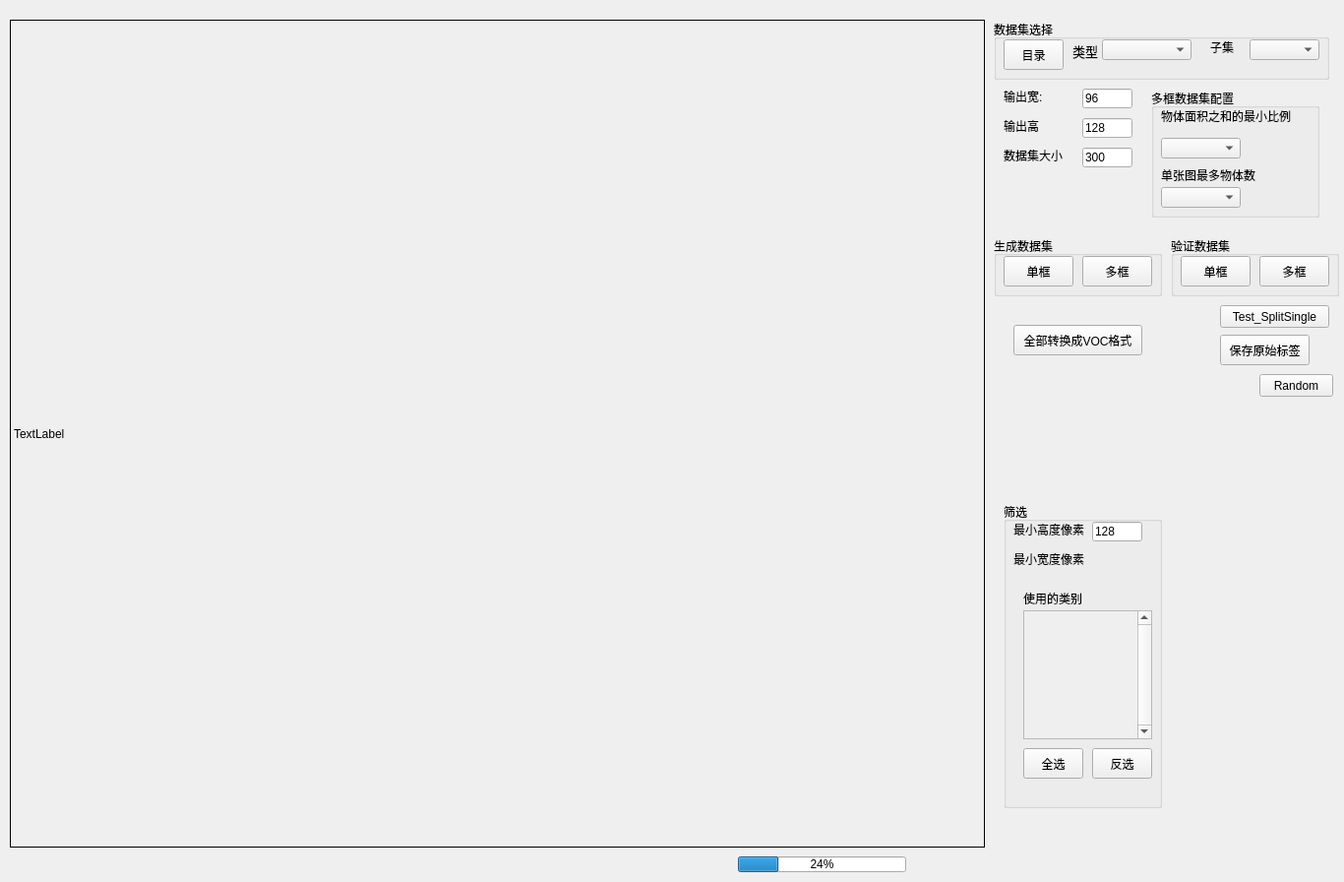
<?xml version="1.0" encoding="UTF-8"?>
<ui version="4.0">
 <class>MainWindow</class>
 <widget class="QMainWindow" name="MainWindow">
  <property name="geometry">
   <rect>
    <x>0</x>
    <y>0</y>
    <width>1366</width>
    <height>896</height>
   </rect>
  </property>
  <property name="minimumSize">
   <size>
    <width>1327</width>
    <height>0</height>
   </size>
  </property>
  <property name="windowTitle">
   <string>数据集化简分割工具</string>
  </property>
  <widget class="QWidget" name="centralwidget">
   <widget class="QLabel" name="lblImg">
    <property name="geometry">
     <rect>
      <x>10</x>
      <y>20</y>
      <width>991</width>
      <height>841</height>
     </rect>
    </property>
    <property name="sizePolicy">
     <sizepolicy hsizetype="Preferred" vsizetype="Expanding">
      <horstretch>0</horstretch>
      <verstretch>0</verstretch>
     </sizepolicy>
    </property>
    <property name="font">
     <font>
      <pointsize>9</pointsize>
     </font>
    </property>
    <property name="frameShape">
     <enum>QFrame::Box</enum>
    </property>
    <property name="text">
     <string>TextLabel</string>
    </property>
   </widget>
   <widget class="QPushButton" name="btnRandom">
    <property name="geometry">
     <rect>
      <x>1280</x>
      <y>380</y>
      <width>75</width>
      <height>23</height>
     </rect>
    </property>
    <property name="font">
     <font>
      <pointsize>9</pointsize>
     </font>
    </property>
    <property name="text">
     <string>Random</string>
    </property>
   </widget>
   <widget class="QPushButton" name="btnSplitSingle">
    <property name="geometry">
     <rect>
      <x>1240</x>
      <y>310</y>
      <width>111</width>
      <height>23</height>
     </rect>
    </property>
    <property name="font">
     <font>
      <pointsize>9</pointsize>
     </font>
    </property>
    <property name="text">
     <string>Test_SplitSingle</string>
    </property>
   </widget>
   <widget class="QLabel" name="label_3">
    <property name="geometry">
     <rect>
      <x>1020</x>
      <y>90</y>
      <width>61</width>
      <height>16</height>
     </rect>
    </property>
    <property name="font">
     <font>
      <pointsize>9</pointsize>
     </font>
    </property>
    <property name="text">
     <string>输出宽:</string>
    </property>
   </widget>
   <widget class="QLineEdit" name="txtOutX">
    <property name="geometry">
     <rect>
      <x>1100</x>
      <y>90</y>
      <width>51</width>
      <height>20</height>
     </rect>
    </property>
    <property name="font">
     <font>
      <pointsize>9</pointsize>
     </font>
    </property>
    <property name="text">
     <string>96</string>
    </property>
   </widget>
   <widget class="QLabel" name="label_4">
    <property name="geometry">
     <rect>
      <x>1020</x>
      <y>120</y>
      <width>61</width>
      <height>16</height>
     </rect>
    </property>
    <property name="font">
     <font>
      <pointsize>9</pointsize>
     </font>
    </property>
    <property name="text">
     <string>输出高</string>
    </property>
   </widget>
   <widget class="QLineEdit" name="txtOutY">
    <property name="geometry">
     <rect>
      <x>1100</x>
      <y>120</y>
      <width>51</width>
      <height>20</height>
     </rect>
    </property>
    <property name="font">
     <font>
      <pointsize>9</pointsize>
     </font>
    </property>
    <property name="text">
     <string>128</string>
    </property>
   </widget>
   <widget class="QLabel" name="label_5">
    <property name="geometry">
     <rect>
      <x>1020</x>
      <y>150</y>
      <width>71</width>
      <height>16</height>
     </rect>
    </property>
    <property name="font">
     <font>
      <pointsize>9</pointsize>
     </font>
    </property>
    <property name="text">
     <string>数据集大小</string>
    </property>
   </widget>
   <widget class="QLineEdit" name="txtDatasetSize">
    <property name="geometry">
     <rect>
      <x>1100</x>
      <y>150</y>
      <width>51</width>
      <height>20</height>
     </rect>
    </property>
    <property name="font">
     <font>
      <pointsize>9</pointsize>
     </font>
    </property>
    <property name="text">
     <string>300</string>
    </property>
   </widget>
   <widget class="QPushButton" name="btnSaveOriBBoxes">
    <property name="geometry">
     <rect>
      <x>1240</x>
      <y>340</y>
      <width>91</width>
      <height>31</height>
     </rect>
    </property>
    <property name="font">
     <font>
      <pointsize>9</pointsize>
     </font>
    </property>
    <property name="text">
     <string>保存原始标签</string>
    </property>
   </widget>
   <widget class="QGroupBox" name="groupBox">
    <property name="geometry">
     <rect>
      <x>1170</x>
      <y>90</y>
      <width>171</width>
      <height>131</height>
     </rect>
    </property>
    <property name="font">
     <font>
      <pointsize>9</pointsize>
     </font>
    </property>
    <property name="title">
     <string>多框数据集配置</string>
    </property>
    <widget class="QLabel" name="label_2">
     <property name="geometry">
      <rect>
       <x>10</x>
       <y>80</y>
       <width>121</width>
       <height>16</height>
      </rect>
     </property>
     <property name="font">
      <font>
       <pointsize>9</pointsize>
      </font>
     </property>
     <property name="text">
      <string>单张图最多物体数</string>
     </property>
    </widget>
    <widget class="QComboBox" name="cmbCloseRatio">
     <property name="geometry">
      <rect>
       <x>10</x>
       <y>50</y>
       <width>81</width>
       <height>21</height>
      </rect>
     </property>
     <property name="font">
      <font>
       <pointsize>9</pointsize>
      </font>
     </property>
    </widget>
    <widget class="QLabel" name="label_6">
     <property name="geometry">
      <rect>
       <x>10</x>
       <y>20</y>
       <width>141</width>
       <height>16</height>
      </rect>
     </property>
     <property name="font">
      <font>
       <pointsize>9</pointsize>
      </font>
     </property>
     <property name="text">
      <string>物体面积之和的最小比例</string>
     </property>
    </widget>
    <widget class="QComboBox" name="cmbMaxFacesPerCluster">
     <property name="geometry">
      <rect>
       <x>10</x>
       <y>100</y>
       <width>81</width>
       <height>21</height>
      </rect>
     </property>
     <property name="font">
      <font>
       <pointsize>9</pointsize>
      </font>
     </property>
    </widget>
   </widget>
   <widget class="QProgressBar" name="pgsBar">
    <property name="geometry">
     <rect>
      <x>750</x>
      <y>870</y>
      <width>171</width>
      <height>16</height>
     </rect>
    </property>
    <property name="font">
     <font>
      <pointsize>9</pointsize>
     </font>
    </property>
    <property name="value">
     <number>24</number>
    </property>
   </widget>
   <widget class="QPushButton" name="btnToVoc">
    <property name="geometry">
     <rect>
      <x>1030</x>
      <y>330</y>
      <width>131</width>
      <height>31</height>
     </rect>
    </property>
    <property name="font">
     <font>
      <pointsize>9</pointsize>
     </font>
    </property>
    <property name="text">
     <string>全部转换成VOC格式</string>
    </property>
   </widget>
   <widget class="QGroupBox" name="groupBox_2">
    <property name="geometry">
     <rect>
      <x>1010</x>
      <y>20</y>
      <width>341</width>
      <height>61</height>
     </rect>
    </property>
    <property name="font">
     <font>
      <pointsize>9</pointsize>
     </font>
    </property>
    <property name="title">
     <string>数据集选择</string>
    </property>
    <widget class="QLabel" name="label">
     <property name="geometry">
      <rect>
       <x>220</x>
       <y>20</y>
       <width>31</width>
       <height>16</height>
      </rect>
     </property>
     <property name="font">
      <font>
       <pointsize>9</pointsize>
      </font>
     </property>
     <property name="text">
      <string>子集</string>
     </property>
    </widget>
    <widget class="QComboBox" name="cmbSubSet">
     <property name="geometry">
      <rect>
       <x>260</x>
       <y>20</y>
       <width>71</width>
       <height>21</height>
      </rect>
     </property>
     <property name="font">
      <font>
       <pointsize>9</pointsize>
      </font>
     </property>
    </widget>
    <widget class="QPushButton" name="btnDSFolder">
     <property name="geometry">
      <rect>
       <x>10</x>
       <y>20</y>
       <width>61</width>
       <height>31</height>
      </rect>
     </property>
     <property name="font">
      <font>
       <pointsize>9</pointsize>
      </font>
     </property>
     <property name="text">
      <string>目录</string>
     </property>
    </widget>
    <widget class="QComboBox" name="cmbDSType">
     <property name="geometry">
      <rect>
       <x>110</x>
       <y>20</y>
       <width>91</width>
       <height>21</height>
      </rect>
     </property>
    </widget>
    <widget class="QLabel" name="label_13">
     <property name="geometry">
      <rect>
       <x>80</x>
       <y>20</y>
       <width>37</width>
       <height>24</height>
      </rect>
     </property>
     <property name="font">
      <font>
       <family>Tahoma</family>
       <pointsize>10</pointsize>
      </font>
     </property>
     <property name="text">
      <string>类型</string>
     </property>
    </widget>
   </widget>
   <widget class="QGroupBox" name="groupBox_3">
    <property name="geometry">
     <rect>
      <x>1010</x>
      <y>240</y>
      <width>171</width>
      <height>61</height>
     </rect>
    </property>
    <property name="font">
     <font>
      <pointsize>9</pointsize>
     </font>
    </property>
    <property name="title">
     <string>生成数据集</string>
    </property>
    <widget class="QPushButton" name="btnGenSingleFaceDataSet">
     <property name="geometry">
      <rect>
       <x>10</x>
       <y>20</y>
       <width>71</width>
       <height>31</height>
      </rect>
     </property>
     <property name="font">
      <font>
       <pointsize>9</pointsize>
      </font>
     </property>
     <property name="text">
      <string>单框</string>
     </property>
    </widget>
    <widget class="QPushButton" name="btnGenMultiFaceDataSet">
     <property name="geometry">
      <rect>
       <x>90</x>
       <y>20</y>
       <width>71</width>
       <height>31</height>
      </rect>
     </property>
     <property name="font">
      <font>
       <pointsize>9</pointsize>
      </font>
     </property>
     <property name="text">
      <string>多框</string>
     </property>
    </widget>
   </widget>
   <widget class="QGroupBox" name="groupBox_4">
    <property name="geometry">
     <rect>
      <x>1190</x>
      <y>240</y>
      <width>171</width>
      <height>61</height>
     </rect>
    </property>
    <property name="font">
     <font>
      <pointsize>9</pointsize>
     </font>
    </property>
    <property name="title">
     <string>验证数据集</string>
    </property>
    <widget class="QPushButton" name="btnValidateMultiFaceDataSet">
     <property name="geometry">
      <rect>
       <x>90</x>
       <y>20</y>
       <width>71</width>
       <height>31</height>
      </rect>
     </property>
     <property name="font">
      <font>
       <pointsize>9</pointsize>
      </font>
     </property>
     <property name="text">
      <string>多框</string>
     </property>
    </widget>
    <widget class="QPushButton" name="btnValidateSingleFaceDataSet">
     <property name="geometry">
      <rect>
       <x>10</x>
       <y>20</y>
       <width>71</width>
       <height>31</height>
      </rect>
     </property>
     <property name="font">
      <font>
       <pointsize>9</pointsize>
      </font>
     </property>
     <property name="text">
      <string>单框</string>
     </property>
    </widget>
   </widget>
   <widget class="QGroupBox" name="groupBox_5">
    <property name="geometry">
     <rect>
      <x>1020</x>
      <y>510</y>
      <width>161</width>
      <height>311</height>
     </rect>
    </property>
    <property name="font">
     <font>
      <pointsize>9</pointsize>
     </font>
    </property>
    <property name="title">
     <string>筛选</string>
    </property>
    <widget class="QLabel" name="label_7">
     <property name="geometry">
      <rect>
       <x>10</x>
       <y>20</y>
       <width>81</width>
       <height>16</height>
      </rect>
     </property>
     <property name="font">
      <font>
       <pointsize>9</pointsize>
      </font>
     </property>
     <property name="text">
      <string>最小高度像素</string>
     </property>
    </widget>
    <widget class="QLabel" name="label_8">
     <property name="geometry">
      <rect>
       <x>10</x>
       <y>50</y>
       <width>81</width>
       <height>16</height>
      </rect>
     </property>
     <property name="font">
      <font>
       <pointsize>9</pointsize>
      </font>
     </property>
     <property name="text">
      <string>最小宽度像素</string>
     </property>
    </widget>
    <widget class="QLineEdit" name="txtOutY_2">
     <property name="geometry">
      <rect>
       <x>90</x>
       <y>20</y>
       <width>51</width>
       <height>20</height>
      </rect>
     </property>
     <property name="font">
      <font>
       <pointsize>9</pointsize>
      </font>
     </property>
     <property name="text">
      <string>128</string>
     </property>
    </widget>
    <widget class="QScrollArea" name="scrollTags">
     <property name="geometry">
      <rect>
       <x>20</x>
       <y>110</y>
       <width>131</width>
       <height>131</height>
      </rect>
     </property>
     <property name="verticalScrollBarPolicy">
      <enum>Qt::ScrollBarAlwaysOn</enum>
     </property>
     <property name="sizeAdjustPolicy">
      <enum>QAbstractScrollArea::AdjustIgnored</enum>
     </property>
     <property name="widgetResizable">
      <bool>true</bool>
     </property>
     <widget class="QWidget" name="scrollAreaWidgetContents">
      <property name="geometry">
       <rect>
        <x>0</x>
        <y>0</y>
        <width>116</width>
        <height>129</height>
       </rect>
      </property>
     </widget>
    </widget>
    <widget class="QLabel" name="label_9">
     <property name="geometry">
      <rect>
       <x>20</x>
       <y>90</y>
       <width>81</width>
       <height>16</height>
      </rect>
     </property>
     <property name="font">
      <font>
       <pointsize>9</pointsize>
      </font>
     </property>
     <property name="text">
      <string>使用的类别</string>
     </property>
    </widget>
    <widget class="QPushButton" name="btnTagSelInv">
     <property name="geometry">
      <rect>
       <x>90</x>
       <y>250</y>
       <width>61</width>
       <height>31</height>
      </rect>
     </property>
     <property name="font">
      <font>
       <pointsize>9</pointsize>
      </font>
     </property>
     <property name="text">
      <string>反选</string>
     </property>
    </widget>
    <widget class="QPushButton" name="btnTagSelAll">
     <property name="geometry">
      <rect>
       <x>20</x>
       <y>250</y>
       <width>61</width>
       <height>31</height>
      </rect>
     </property>
     <property name="font">
      <font>
       <pointsize>9</pointsize>
      </font>
     </property>
     <property name="text">
      <string>全选</string>
     </property>
    </widget>
   </widget>
  </widget>
  <action name="actiontrain">
   <property name="text">
    <string>train</string>
   </property>
  </action>
 </widget>
 <resources/>
 <connections/>
</ui>
